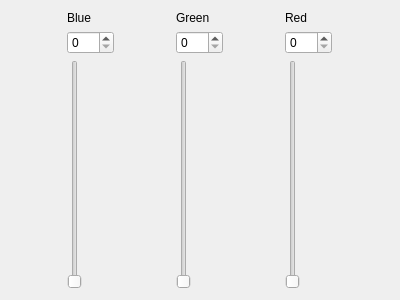
<?xml version="1.0" encoding="UTF-8"?>
<ui version="4.0">
 <class>Form</class>
 <widget class="QWidget" name="Form">
  <property name="geometry">
   <rect>
    <x>0</x>
    <y>0</y>
    <width>400</width>
    <height>300</height>
   </rect>
  </property>
  <property name="windowTitle">
   <string>Form</string>
  </property>
  <layout class="QHBoxLayout" name="horizontalLayout">
   <item>
    <layout class="QGridLayout" name="gridLayout_3">
     <item row="0" column="0">
      <widget class="QLabel" name="label_3">
       <property name="text">
        <string>Blue</string>
       </property>
      </widget>
     </item>
     <item row="1" column="0">
      <widget class="QSpinBox" name="spinBox_3">
       <property name="maximum">
        <number>255</number>
       </property>
      </widget>
     </item>
     <item row="2" column="0">
      <widget class="QSlider" name="verticalSlider_3">
       <property name="maximum">
        <number>255</number>
       </property>
       <property name="orientation">
        <enum>Qt::Vertical</enum>
       </property>
      </widget>
     </item>
    </layout>
   </item>
   <item>
    <layout class="QGridLayout" name="gridLayout_2">
     <item row="0" column="0">
      <widget class="QLabel" name="label_2">
       <property name="text">
        <string>Green</string>
       </property>
      </widget>
     </item>
     <item row="1" column="0">
      <widget class="QSpinBox" name="spinBox_2">
       <property name="maximum">
        <number>255</number>
       </property>
      </widget>
     </item>
     <item row="2" column="0">
      <widget class="QSlider" name="verticalSlider_2">
       <property name="maximum">
        <number>255</number>
       </property>
       <property name="orientation">
        <enum>Qt::Vertical</enum>
       </property>
      </widget>
     </item>
    </layout>
   </item>
   <item>
    <layout class="QGridLayout" name="gridLayout">
     <item row="0" column="0">
      <widget class="QLabel" name="label">
       <property name="text">
        <string>Red</string>
       </property>
      </widget>
     </item>
     <item row="1" column="0">
      <widget class="QSpinBox" name="spinBox">
       <property name="maximum">
        <number>255</number>
       </property>
      </widget>
     </item>
     <item row="2" column="0">
      <widget class="QSlider" name="verticalSlider">
       <property name="maximum">
        <number>255</number>
       </property>
       <property name="orientation">
        <enum>Qt::Vertical</enum>
       </property>
      </widget>
     </item>
    </layout>
   </item>
  </layout>
 </widget>
 <resources/>
 <connections>
  <connection>
   <sender>spinBox_3</sender>
   <signal>valueChanged(int)</signal>
   <receiver>verticalSlider_3</receiver>
   <slot>setValue(int)</slot>
   <hints>
    <hint type="sourcelabel">
     <x>61</x>
     <y>45</y>
    </hint>
    <hint type="destinationlabel">
     <x>61</x>
     <y>69</y>
    </hint>
   </hints>
  </connection>
  <connection>
   <sender>verticalSlider_3</sender>
   <signal>valueChanged(int)</signal>
   <receiver>spinBox_3</receiver>
   <slot>setValue(int)</slot>
   <hints>
    <hint type="sourcelabel">
     <x>59</x>
     <y>162</y>
    </hint>
    <hint type="destinationlabel">
     <x>76</x>
     <y>42</y>
    </hint>
   </hints>
  </connection>
  <connection>
   <sender>spinBox_2</sender>
   <signal>valueChanged(int)</signal>
   <receiver>verticalSlider_2</receiver>
   <slot>setValue(int)</slot>
   <hints>
    <hint type="sourcelabel">
     <x>193</x>
     <y>40</y>
    </hint>
    <hint type="destinationlabel">
     <x>187</x>
     <y>84</y>
    </hint>
   </hints>
  </connection>
  <connection>
   <sender>verticalSlider_2</sender>
   <signal>valueChanged(int)</signal>
   <receiver>spinBox_2</receiver>
   <slot>setValue(int)</slot>
   <hints>
    <hint type="sourcelabel">
     <x>187</x>
     <y>165</y>
    </hint>
    <hint type="destinationlabel">
     <x>216</x>
     <y>40</y>
    </hint>
   </hints>
  </connection>
  <connection>
   <sender>spinBox</sender>
   <signal>valueChanged(int)</signal>
   <receiver>verticalSlider</receiver>
   <slot>setValue(int)</slot>
   <hints>
    <hint type="sourcelabel">
     <x>318</x>
     <y>39</y>
    </hint>
    <hint type="destinationlabel">
     <x>314</x>
     <y>95</y>
    </hint>
   </hints>
  </connection>
  <connection>
   <sender>verticalSlider</sender>
   <signal>valueChanged(int)</signal>
   <receiver>spinBox</receiver>
   <slot>setValue(int)</slot>
   <hints>
    <hint type="sourcelabel">
     <x>317</x>
     <y>198</y>
    </hint>
    <hint type="destinationlabel">
     <x>345</x>
     <y>37</y>
    </hint>
   </hints>
  </connection>
 </connections>
</ui>
